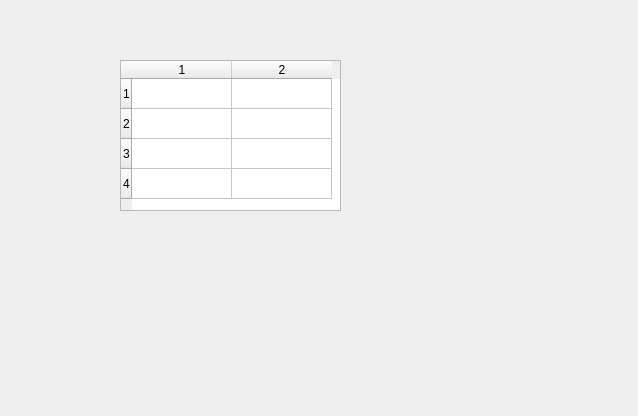
<?xml version="1.0" encoding="UTF-8"?>
<ui version="4.0">
 <class>Dialog</class>
 <widget class="QDialog" name="Dialog">
  <property name="geometry">
   <rect>
    <x>0</x>
    <y>0</y>
    <width>638</width>
    <height>416</height>
   </rect>
  </property>
  <property name="windowTitle">
   <string>Dialog</string>
  </property>
  <widget class="QTableWidget" name="tableWidget">
   <property name="geometry">
    <rect>
     <x>120</x>
     <y>60</y>
     <width>221</width>
     <height>151</height>
    </rect>
   </property>
   <property name="rowCount">
    <number>4</number>
   </property>
   <property name="columnCount">
    <number>2</number>
   </property>
   <row/>
   <row/>
   <row/>
   <row/>
   <column/>
   <column/>
  </widget>
 </widget>
 <resources/>
 <connections/>
</ui>
